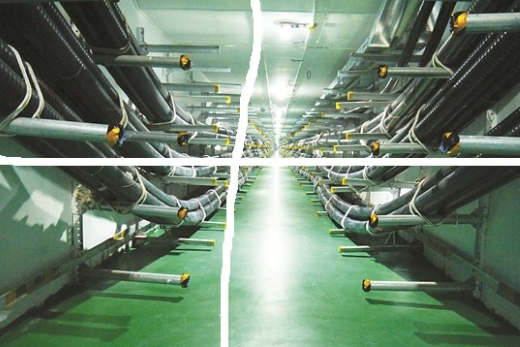
#> input picture image.png, 520 x 347 px
$ python fix1.py
#> lines starting #> are read from the running program, lines starting #| are printed output that depends on the picture; after the words box and inside, x2 and y2 are one past the last pixel; in counts of white or black regions, pixels touching at a corner belong together
import cv2
import numpy as np

path = "image.png"
img = cv2.imread(path)
#> img is the input picture: shape (347, 520, 3); mean B, G, R 112.7, 132.2, 111.8
height, width, depth = img.shape[0:3]
#> height = 347; width = 520; depth = 3
thresh = cv2.inRange(img, np.array([240, 240, 240]), np.array([255, 255, 255]))
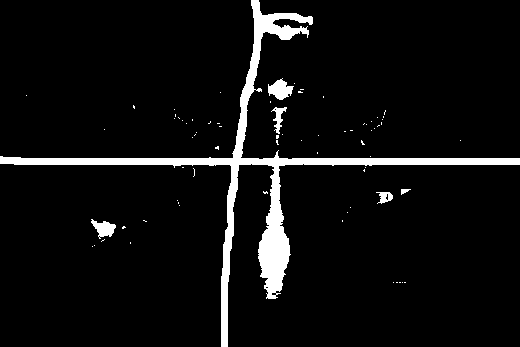
#> thresh: shape (347, 520); 5.9% white; 73 white regions (67 under 20 px), largest, box (x1, y1, x2, y2) and area: (0, 0, 520, 347) 9481, (268, 78, 294, 100) 336, (91, 219, 116, 239) 268, (271, 107, 287, 134) 170, (376, 192, 393, 204) 121, (401, 189, 411, 195) 34
kernel = np.ones((3, 3), np.uint8)

hi_mask = cv2.dilate(thresh, kernel, iterations=1)
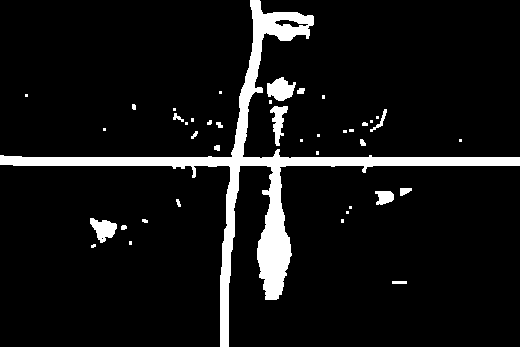
#> hi_mask: shape (347, 520); 7.9% white; 41 white regions (21 under 20 px), largest, box (x1, y1, x2, y2) and area: (0, 0, 520, 347) 12098, (267, 77, 296, 101) 460, (90, 218, 117, 243) 395
specular = cv2.inpaint(img, hi_mask, 5, flags = cv2.INPAINT_TELEA)
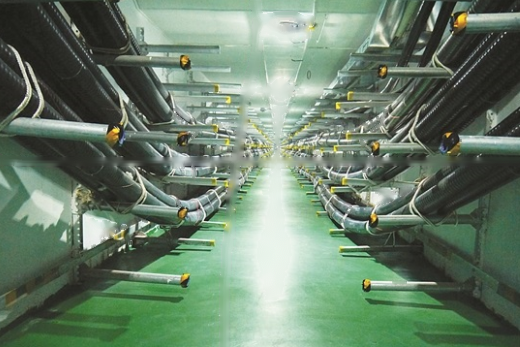
#> specular: shape (347, 520, 3); mean B, G, R 106.7, 126.9, 105.6
cv2.namedWindow("Image", 0)
cv2.resizeWindow("Image", int(width / 2), int(height / 2))
cv2.imshow("Image", img)
cv2.namedWindow("newImage", 0)
cv2.resizeWindow("newImage", int(width / 2), int(height / 2))
a = cv2.imshow("newImage", specular)
cv2.imwrite("43.jpg", specular)
cv2.waitKey(0)
cv2.destroyAllWindows()
